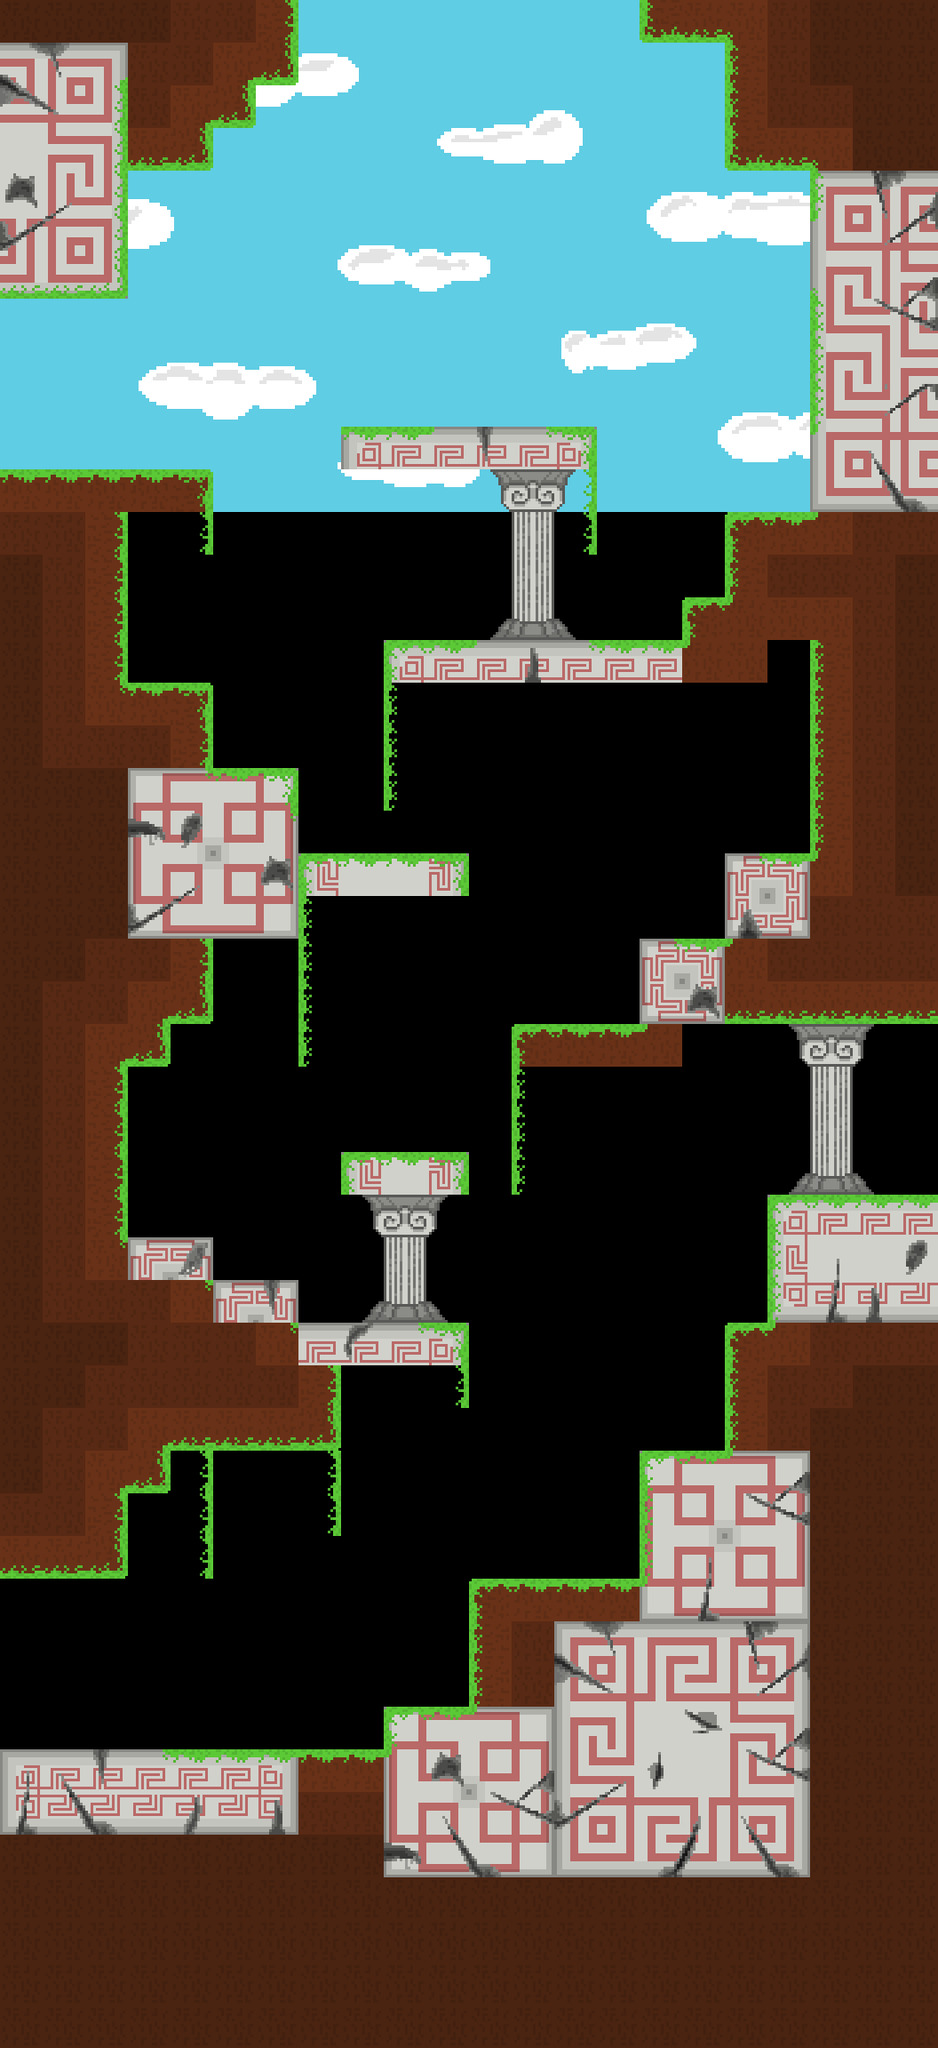

A 2D game scene composited from a Tiled map and its tileset images. What follows is a short description and the map's XML, with each tile layer's data collapsed to a summary:
An orthogonal 22x48 tile map with 48x48 px tiles, 4 tile layers (back_tiles, back_second, front, front_second), 5 tilesets, 1 image layer and 46 objects (4x SpawnPoint, 4x Portal, 3x EnemyGroundedElemental, 2x EnemyDarkCloud).

<map version="1.11" tiledversion="1.11.0" orientation="orthogonal" renderorder="right-down" width="22" height="48" tilewidth="48" tileheight="48" infinite="0" nextlayerid="22" nextobjectid="334">
 <tileset firstgid="1" name="tileset01" tilewidth="48" tileheight="48" tilecount="176" columns="16">
  <image source="../tilesets/tileset01.png" width="768" height="528" />
 </tileset>
 <tileset firstgid="177" name="tileset02" tilewidth="48" tileheight="48" tilecount="121" columns="11">
  <image source="../tilesets/tileset02.png" width="528" height="528" />
 </tileset>
 <tileset firstgid="298" name="tileset03" tilewidth="48" tileheight="48" tilecount="306" columns="17">
  <image source="../tilesets/tileset03.png" width="816" height="864" />
 </tileset>
 <tileset firstgid="604" name="objects" tilewidth="48" tileheight="48" tilecount="64" columns="8">
  <image source="../tilesets/objects.png" width="384" height="384" />
 </tileset>
 <tileset firstgid="668" name="tileset04" tilewidth="48" tileheight="48" tilecount="240" columns="16">
  <image source="../tilesets/tileset04.png" width="768" height="720" />
 </tileset>
 <imagelayer id="17" name="Image Layer 1">
  <image source="../Backgrounds/ground_back.png" width="1024" height="576" />
  <properties>
   <property name="depth" type="int" value="3000" />
   <property name="parallax_x" type="float" value="1" />
   <property name="parallax_y" type="float" value="1" />
   <property name="repeat_y" type="bool" value="true" />
  </properties>
 </imagelayer>
 <layer id="11" name="back_tiles" width="22" height="48">
  <properties>
   <property name="depth" type="int" value="1050" />
   <property name="tileset" type="int" value="4" />
  </properties>
  <data>[1056 cells, 570 non-empty, 89 distinct tile ids]</data>
 </layer>
 <layer id="21" name="back_second" width="22" height="48">
  <properties>
   <property name="depth" type="int" value="1000" />
   <property name="tileset" type="int" value="4" />
  </properties>
  <data>[1056 cells, 172 non-empty, 50 distinct tile ids]</data>
 </layer>
 <layer id="12" name="front" width="22" height="48">
  <properties>
   <property name="depth" type="int" value="950" />
   <property name="tileset" type="int" value="0" />
  </properties>
  <data>[1056 cells, 0 non-empty, 0 distinct tile ids]</data>
 </layer>
 <layer id="20" name="front_second" width="22" height="48">
  <properties>
   <property name="depth" type="int" value="900" />
   <property name="tileset" type="int" value="2" />
  </properties>
  <data>[1056 cells, 0 non-empty, 0 distinct tile ids]</data>
 </layer>
 <objectgroup color="#ffaa00" id="16" name="spawnpoints">
  <object id="170" type="SpawnPoint" x="0" y="1776" width="48" height="48">
   <properties>
    <property name="id" type="int" value="0" />
   </properties>
  </object>
  <object id="285" type="SpawnPoint" x="1008" y="1152" width="48" height="48">
   <properties>
    <property name="id" type="int" value="1" />
   </properties>
  </object>
  <object id="326" type="SpawnPoint" x="0" y="336" width="48" height="48">
   <properties>
    <property name="id" type="int" value="2" />
   </properties>
  </object>
  <object id="330" type="SpawnPoint" x="336" y="0" width="48" height="48">
   <properties>
    <property name="id" type="int" value="3" />
   </properties>
  </object>
 </objectgroup>
 <objectgroup id="14" name="objects">
  <object id="290" type="EnemyGroundedElemental" x="576" y="1728" width="48" height="48">
   <properties>
    <property name="color" type="int" value="2" />
   </properties>
  </object>
  <object id="329" type="EnemyGroundedElemental" x="528" y="672" width="48" height="48">
   <properties>
    <property name="color" type="int" value="2" />
   </properties>
  </object>
  <object id="328" type="EnemyGroundedElemental" x="528" y="432" width="48" height="48">
   <properties>
    <property name="color" type="int" value="2" />
   </properties>
  </object>
  <object id="332" type="EnemyDarkCloud" x="384" y="1440" width="48" height="48" />
  <object id="333" type="EnemyDarkCloud" x="720" y="1008" width="48" height="48" />
 </objectgroup>
 <objectgroup color="#0000ff" id="13" name="walls">
  <properties>
   <property name="isWallLayer" type="bool" value="true" />
  </properties>
  <object id="273" x="720" y="1632" width="96" height="672" />
  <object id="286" x="528" y="1776" width="192" height="528" />
  <object id="271" x="720" y="0" width="96" height="48" />
  <object id="277" x="144" y="1152" width="48" height="48" />
  <object id="318" x="144" y="768" width="96" height="384" />
  <object id="319" x="240" y="864" width="96" height="192" />
  <object id="320" x="336" y="960" width="192" height="48" />
  <object id="270" x="144" y="528" width="96" height="48" />
  <object id="323" x="384" y="480" width="288" height="48" />
  <object id="269" x="816" y="0" width="96" height="192" />
  <object id="259" x="0" y="0" width="144" height="336" />
  <object id="215" x="816" y="576" width="96" height="144" />
  <object id="287" x="768" y="672" width="48" height="96" />
  <object id="317" x="816" y="720" width="48" height="48" />
  <object id="316" x="432" y="720" width="336" height="48" />
  <object id="218" x="144" y="0" width="96" height="192" />
  <object id="321" x="240" y="0" width="48" height="144" />
  <object id="322" x="288" y="0" width="48" height="96" />
  <object id="256" x="816" y="1488" width="48" height="816" />
  <object id="306" x="864" y="1344" width="192" height="960" />
  <object id="257" x="432" y="1920" width="96" height="384" />
  <object id="266" x="0" y="528" width="144" height="1248" />
  <object id="312" x="576" y="1152" width="192" height="48" />
  <object id="313" x="720" y="1056" width="336" height="96" />
  <object id="314" x="816" y="960" width="240" height="96" />
  <object id="315" x="912" y="0" width="144" height="960" />
  <object id="267" x="0" y="1968" width="432" height="336" />
  <object id="268" x="144" y="1488" width="48" height="192" />
  <object id="307" x="192" y="1488" width="192" height="144" />
  <object id="310" x="144" y="1440" width="192" height="48" />
  <object id="308" x="144" y="1392" width="96" height="48" />
  <object id="311" x="384" y="1296" width="144" height="48" />
  <object id="309" x="384" y="1488" width="144" height="48" />
 </objectgroup>
 <objectgroup color="#00ff00" id="15" name="doors">
  <object id="169" type="Portal" x="-96" y="1776" width="48" height="192">
   <properties>
    <property name="horizontal" type="bool" value="false" />
    <property name="id_point" type="int" value="1" />
    <property name="id_room" type="int" value="43" />
   </properties>
  </object>
  <object id="284" type="Portal" x="1104" y="1152" width="48" height="192">
   <properties>
    <property name="horizontal" type="bool" value="false" />
    <property name="id_point" type="int" value="0" />
    <property name="id_room" type="int" value="45" />
   </properties>
  </object>
  <object id="327" type="Portal" x="-96" y="336" width="48" height="192">
   <properties>
    <property name="horizontal" type="bool" value="false" />
    <property name="id_point" type="int" value="0" />
    <property name="id_room" type="int" value="46" />
   </properties>
  </object>
  <object id="331" type="Portal" x="336" y="-96" width="384" height="48">
   <properties>
    <property name="horizontal" type="bool" value="true" />
    <property name="id_point" type="int" value="2" />
    <property name="id_room" type="int" value="49" />
   </properties>
  </object>
 </objectgroup>
</map>
